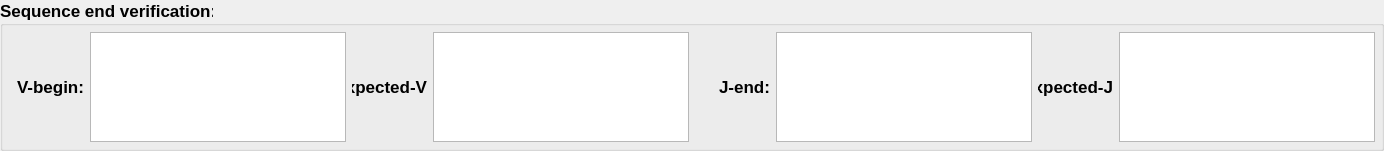
         <widget class="QGroupBox" name="groupBox_7">
          <property name="minimumSize">
           <size>
            <width>0</width>
            <height>75</height>
           </size>
          </property>
          <property name="font">
           <font>
            <family>Lucida Grande</family>
            <pointsize>13</pointsize>
            <weight>75</weight>
            <bold>true</bold>
           </font>
          </property>
          <property name="cursor">
           <cursorShape>ArrowCursor</cursorShape>
          </property>
          <property name="title">
           <string>Sequence end verification:</string>
          </property>
          <layout class="QHBoxLayout" name="horizontalLayout_5">
           <property name="leftMargin">
            <number>6</number>
           </property>
           <property name="topMargin">
            <number>6</number>
           </property>
           <property name="rightMargin">
            <number>6</number>
           </property>
           <property name="bottomMargin">
            <number>6</number>
           </property>
           <item>
            <widget class="QLabel" name="label_38">
             <property name="minimumSize">
              <size>
               <width>75</width>
               <height>0</height>
              </size>
             </property>
             <property name="maximumSize">
              <size>
               <width>60</width>
               <height>16777215</height>
              </size>
             </property>
             <property name="text">
              <string>V-begin:</string>
             </property>
             <property name="alignment">
              <set>Qt::AlignRight|Qt::AlignTrailing|Qt::AlignVCenter</set>
             </property>
            </widget>
           </item>
           <item>
            <widget class="QTextEdit" name="txtVbeg">
             <property name="minimumSize">
              <size>
               <width>100</width>
               <height>40</height>
              </size>
             </property>
             <property name="maximumSize">
              <size>
               <width>16777215</width>
               <height>110</height>
              </size>
             </property>
             <property name="font">
              <font>
               <family>Courier New</family>
              </font>
             </property>
            </widget>
           </item>
           <item>
            <widget class="QLabel" name="label_46">
             <property name="minimumSize">
              <size>
               <width>75</width>
               <height>0</height>
              </size>
             </property>
             <property name="maximumSize">
              <size>
               <width>60</width>
               <height>16777215</height>
              </size>
             </property>
             <property name="text">
              <string>Expected-V</string>
             </property>
             <property name="alignment">
              <set>Qt::AlignRight|Qt::AlignTrailing|Qt::AlignVCenter</set>
             </property>
            </widget>
           </item>
           <item>
            <widget class="QTextEdit" name="txtVExp">
             <property name="minimumSize">
              <size>
               <width>100</width>
               <height>40</height>
              </size>
             </property>
             <property name="maximumSize">
              <size>
               <width>16777215</width>
               <height>110</height>
              </size>
             </property>
             <property name="font">
              <font>
               <family>Courier New</family>
              </font>
             </property>
            </widget>
           </item>
           <item>
            <widget class="QLabel" name="label_39">
             <property name="minimumSize">
              <size>
               <width>75</width>
               <height>0</height>
              </size>
             </property>
             <property name="maximumSize">
              <size>
               <width>60</width>
               <height>16777215</height>
              </size>
             </property>
             <property name="text">
              <string>J-end:</string>
             </property>
             <property name="alignment">
              <set>Qt::AlignRight|Qt::AlignTrailing|Qt::AlignVCenter</set>
             </property>
            </widget>
           </item>
           <item>
            <widget class="QTextEdit" name="txtJend_2">
             <property name="minimumSize">
              <size>
               <width>100</width>
               <height>40</height>
              </size>
             </property>
             <property name="maximumSize">
              <size>
               <width>16777215</width>
               <height>110</height>
              </size>
             </property>
             <property name="font">
              <font>
               <family>Courier New</family>
              </font>
             </property>
            </widget>
           </item>
           <item>
            <widget class="QLabel" name="label_47">
             <property name="minimumSize">
              <size>
               <width>75</width>
               <height>0</height>
              </size>
             </property>
             <property name="maximumSize">
              <size>
               <width>60</width>
               <height>16777215</height>
              </size>
             </property>
             <property name="text">
              <string>Expected-J</string>
             </property>
             <property name="alignment">
              <set>Qt::AlignRight|Qt::AlignTrailing|Qt::AlignVCenter</set>
             </property>
            </widget>
           </item>
           <item>
            <widget class="QTextEdit" name="txtJExp">
             <property name="minimumSize">
              <size>
               <width>100</width>
               <height>40</height>
              </size>
             </property>
             <property name="maximumSize">
              <size>
               <width>16777215</width>
               <height>110</height>
              </size>
             </property>
             <property name="font">
              <font>
               <family>Courier New</family>
              </font>
             </property>
            </widget>
           </item>
          </layout>
         </widget>
